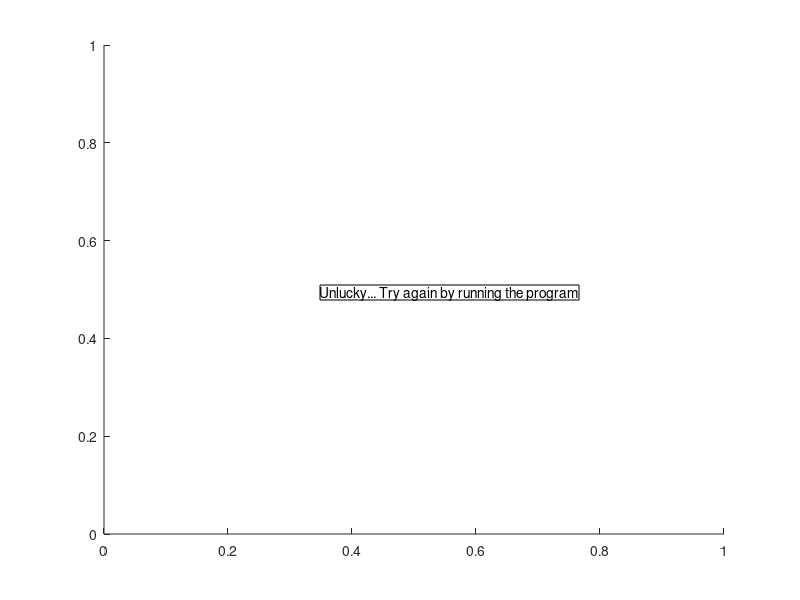

Write MATLAB code to recreate this figure.
%getting the user to set the parameters
prompt = 'Please enter the angle to the horizontal (in degrees) which you want to shoot at: ';
theta = input(prompt);
prompt2 = 'Please enter the initial speed you would like to use: ';
u = input(prompt2);
g = 9.81; %acceleration due to gravity
q = 120; %arbitrary boundary limit
teta = 0:360; %angle for plotting the circle

%Defining the basket
x_basket_min = 80;
x_basket_max = 100;
x_basket = [x_basket_min, x_basket_max];
y_b = [50, 50];

%defining the second basket
x_basket_2_min = x_basket_min + 2*(q - x_basket_min);
x_basket_2_max = x_basket_max + 2*(q - x_basket_max);

%making the plot fullscreen
figure('units','normalized','outerposition',[0 0 1 1])

dim = [.4 .5 .4 .4]; %dimensions of the congratulations box

for k = 1:220
    % Getting the values of the centre of the circle
    X = k;
    Y = X*tand(theta) - g*(X^2)/(2*(u^2)*(cosd(theta)^2));
    r = 4; %radius of the ball
    
    % Clear the axes.
    cla
    
    % creating the circle
    x = X + r*cosd(teta);
    y = Y + r*sind(teta);
    
   
    %checking to see whether a basket has been scored
    if (x_basket_min <= X-r) && (X+r <= x_basket_max) && (y_b(1) - 5 <= Y-r) && (Y+r <= y_b(2) + 5)
        str = 'SCORE!!!!!!! CONGRATULATIONS ON MAKING THE SHOT';
        annotation('textbox',dim,'String',str,'FitBoxToText','on');
        %fprintf('SCORE!!!!!!! CONGRATULATIONS ON MAKING THE SHOT \n')
        return
    %elif check to see whether the ball is off the screen
    elseif (Y <= 0) && (X > 0)
        str = 'Unlucky... Try again by running the program';
        annotation('textbox',dim,'String',str,'FitBoxToText','on');
        return
    elseif ((x_basket_2_max <= X-r) && (X+r <= x_basket_2_min) && (y_b(1) - 5 <= Y-r) && (Y+r <= y_b(2) + 5)) %SCORING ON THE RIGHT SIDE OF THE SCREEN
        str = 'SCORE!!!!!!! CONGRATULATIONS ON MAKING THE REBOUND SHOT';
        annotation('textbox',dim,'String',str,'FitBoxToText','on');
        %fprintf('SCORE!!!!!!! CONGRATULATIONS ON MAKING THE REBOUND SHOT \n')
        return
        
    elseif (X >= q) %off the right side of the screen
        x_reb = (X - 2*(X - q)) + r*cosd(teta);
        fill(x_reb,y,'r')
        hold on
        plot(x_basket,y_b,'k','LineWidth',2)
        
        %fprintf('Unlucky... Try again by running the program \n')
        %return
    else
        %normal condition
        % Display the circles.
        %viscircles(app.UIAxes,centers,radii,'Color',[0 0 1]);
        fill(x,y,'r')
        hold on
        plot(x_basket,y_b,'k','LineWidth',2)
        end

        %Fixing the axis limits and making the axis square
        xlim([0 q])
        ylim([0 q])
        axis square

        % Pause for 1 second.
        pause(0.015)
end